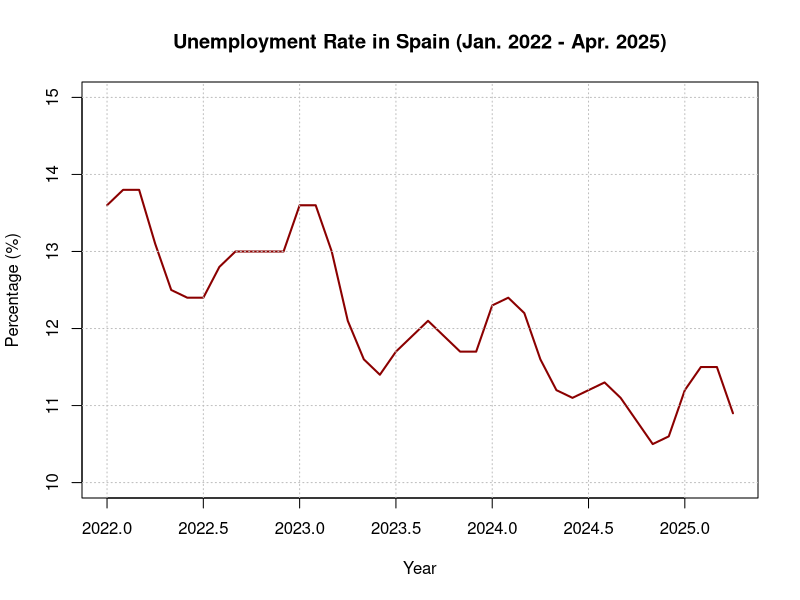
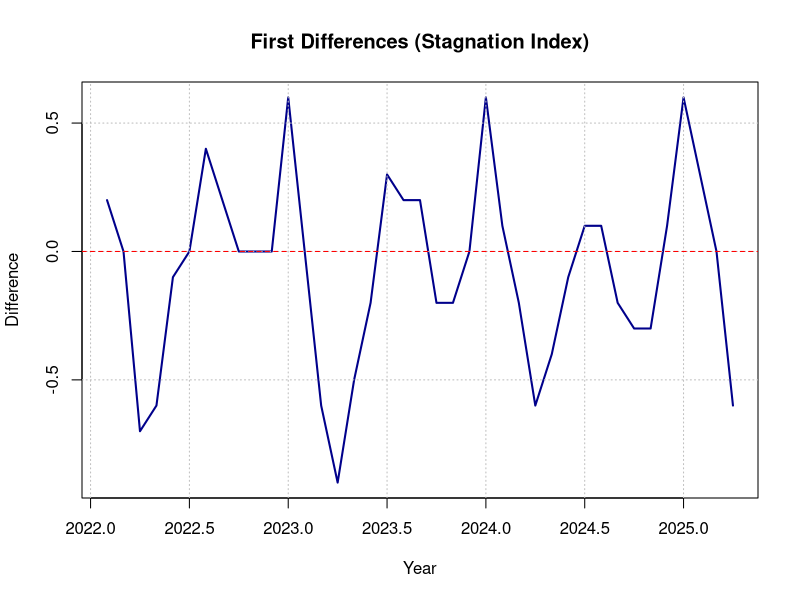
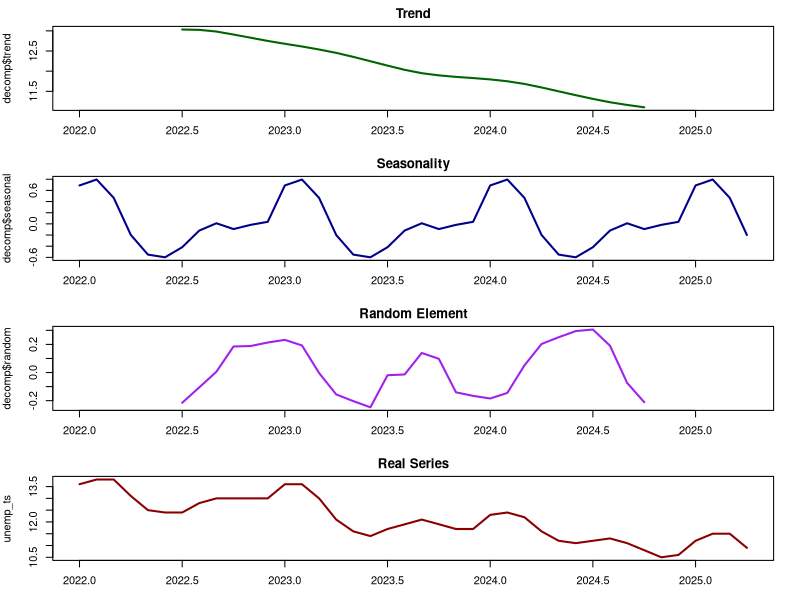
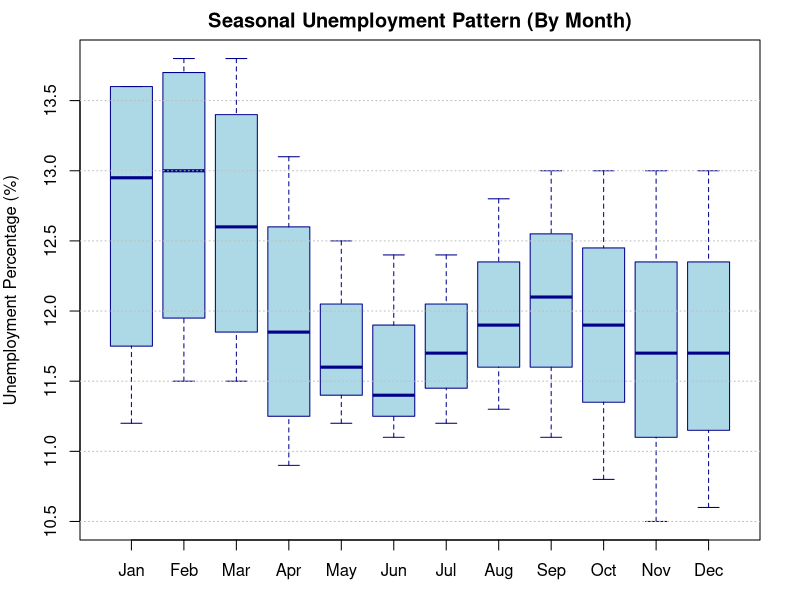
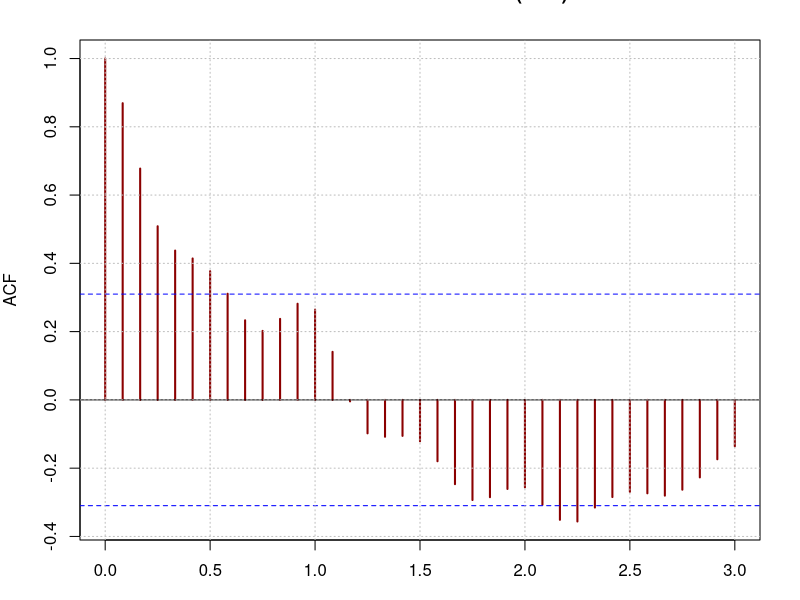
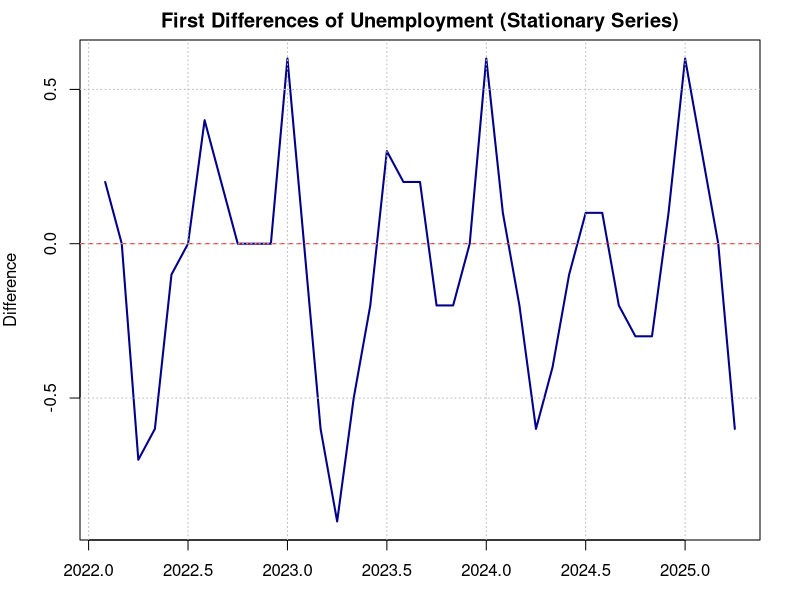
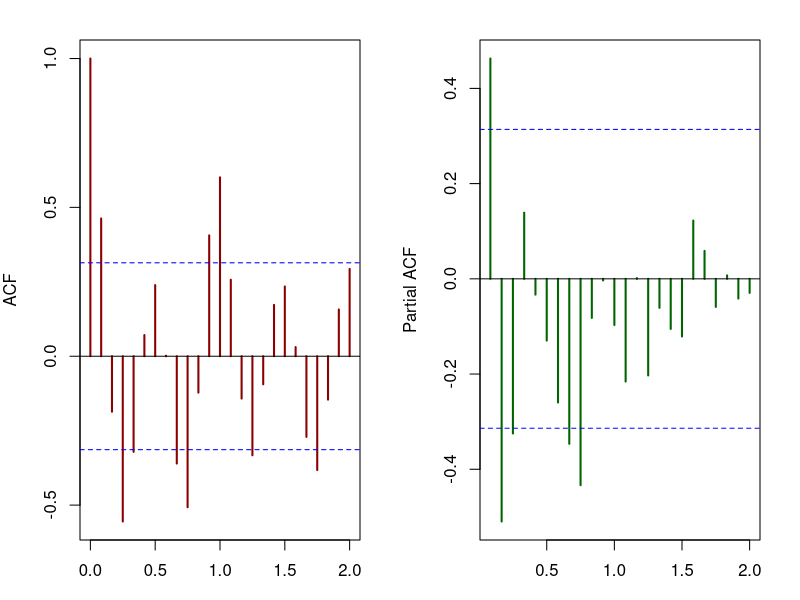
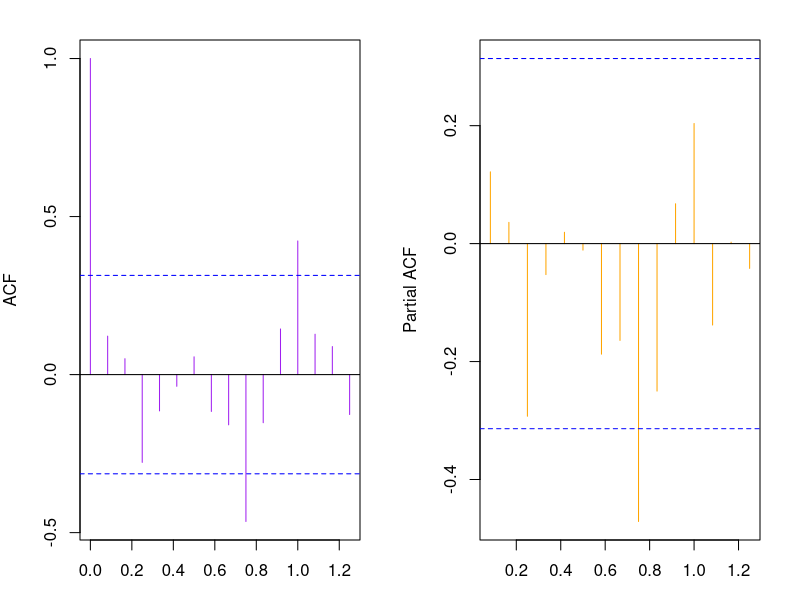

The R script that drew these images, in order:
# 1.a
# Creation of a time series
unemployment <- c(13.6, 13.8, 13.8, 13.1, 12.5, 12.4, 12.4, 12.8, 13.0, 13.0, 13.0, 13.0,
                  13.6, 13.6, 13.0, 12.1, 11.6, 11.4, 11.7, 11.9, 12.1, 11.9, 11.7, 11.7,
                  12.3, 12.4, 12.2, 11.6, 11.2, 11.1, 11.2, 11.3, 11.1, 10.8, 10.5, 10.6,
                  11.2, 11.5, 11.5, 10.9)

# Creation of object time series
unemp_ts <- ts(unemployment, start = c(2022, 1), frequency = 12)

# 1. Timeline
plot(unemp_ts, 
     main = "Unemployment Rate in Spain (Jan. 2022 - Apr. 2025)",
     xlab = "Year",
     ylab = "Percentage (%)",
     col = "darkred",
     lwd = 2,
     ylim = c(10, 15))
grid(col = "gray", lty = "dotted")

# 2. Check of stationary series
# Calculation of first differences
diff_unemp <- diff(unemp_ts)

# Graph of first differences
plot(diff_unemp, 
     main = "First Differences (Stagnation Index)",
     xlab = "Year",
     ylab = "Difference",
     col = "darkblue",
     lwd = 2)
grid(col = "gray", lty = "dotted")
abline(h = 0, col = "red", lty = 2)

# 3. Seasonality analysis 
decomp <- decompose(unemp_ts)

# Graphical representation of decomposition
par(mfrow = c(4, 1), mar = c(3, 4, 2, 2))
plot(decomp$trend, main = "Trend", col = "darkgreen", lwd = 2)
plot(decomp$seasonal, main = "Seasonality", col = "darkblue", lwd = 2)
plot(decomp$random, main = "Random Element", col = "purple", lwd = 2)
plot(unemp_ts, main = "Real Series", col = "darkred", lwd = 2)
par(mfrow = c(1, 1))

# 4. Εποχικότητα - boxplot ανά μήνα
months <- factor(cycle(unemp_ts), 
                 levels = 1:12,
                 labels = c("Jan", "Feb", "Mar", "Apr", "May", "Jun",
                            "Jul", "Aug", "Sep", "Oct", "Nov", "Dec"))

boxplot(unemp_ts ~ months,
        main = "Seasonal Unemployment Pattern (By Month)",
        xlab = "Month",
        ylab = "Unemployment Percentage (%)",
        col = "lightblue",
        border = "darkblue")
grid(nx = NA, ny = NULL, col = "gray", lty = "dotted")

# 5. Autocorrelation (ACF) for seasonality
acf(unemp_ts, 
    main = "Autocorrelation Function (ACF)",
    lag.max = 36,
    col = "darkred",
    lwd = 2)
grid(col = "gray", lty = "dotted")

# 1.b
# First difference application
diff_unemp <- diff(unemp_ts)

# Graph of first differences
plot(diff_unemp, 
     main = "First Differences of Unemployment (Stationary Series)",
     xlab = "Year",
     ylab = "Difference",
     col = "darkblue",
     lwd = 2)
abline(h = 0, col = "red", lty = 2)
grid(col = "gray", lty = "dotted")

# Autocorrelation Functions (ACF) and Partial Autocorrelation Functions (PACF)
par(mfrow = c(1, 2))

# ACF
acf(diff_unemp, 
    lag.max = 24,
    main = "ACF: First Differences",
    col = "darkred",
    lwd = 2)

# PACF
pacf(diff_unemp, 
     lag.max = 24,
     main = "PACF: First Differences",
     col = "darkgreen",
     lwd = 2)
par(mfrow = c(1, 1))

# Προσαρμογή μοντέλων
arma21 <- arima(diff_unemp, order = c(2, 0, 1))  # ARMA(2,1) for the differences
arma11 <- arima(diff_unemp, order = c(1, 0, 1))  # ARMA(1,1) for the differences

# Summary of models
cat("Summary ARMA(2,1):\n")
print(summary(arma21))

cat("\nSummary ARMA(1,1):\n")
print(summary(arma11))

# Balance check
check_residuals <- function(model) {
  par(mfrow = c(1, 2))
  acf(residuals(model), main = "ACF Residuals", col = "purple")
  pacf(residuals(model), main = "PACF Residuals", col = "orange")
  par(mfrow = c(1, 1))
}

cat("\nBalance Check ARMA(2,1):\n")
check_residuals(arma21)

cat("\nBalance Check ARMA(1,1):\n")
check_residuals(arma11)

# Καλύτερο μοντέλο
best_model <- arma21

# Πρόβλεψη 6 μηνών
forecast_values <- predict(best_model, n.ahead = 6)

# Γραφική παράσταση
plot(diff_unemp, 
     main = "Πρόβλεψη Πρώτων Διαφορών (ARMA(2,1))",
     xlab = "Έτος",
     ylab = "Διαφορά",
     xlim = c(2022, 2025.5),
     col = "darkblue",
     lwd = 2)
lines(ts(forecast_values$pred, start = end(diff_unemp), frequency = 12), 
      col = "red", lwd = 2)
legend("topright", 
       legend = c("Πραγματικές", "Προβλέψεις"),
       col = c("darkblue", "red"),
       lwd = 2)

#1.d
# --- ΠΡΟΣΑΡΜΟΓΗ ARIMA(2,1,1) ---
arima_model <- arima(unemp_ts, order = c(2, 1, 1))

# --- ΑΝΑΛΥΣΗ ΑΠΟΤΕΛΕΣΜΑΤΩΝ ---
# Συντελεστές και p-values
coefs <- arima_model$coef
se <- sqrt(diag(arima_model$var.coef))
z_stats <- coefs / se
p_values <- 2 * (1 - pnorm(abs(z_stats)))
results <- data.frame(
  Estimate = coefs,
  Std.Error = se,
  z.value = z_stats,
  p.value = p_values
)
print(results)

# --- ΕΛΕΓΧΟΣ ΚΑΤΑΛΟΙΠΩΝ ---
par(mfrow = c(1, 2))
acf(resid(arima_model), main = "ACF Καταλοίπων")
pacf(resid(arima_model), main = "PACF Καταλοίπων")
par(mfrow = c(1, 1))
# Ljung-Box test (12 lags)
box_test <- Box.test(resid(arima_model), type = "Ljung-Box", lag = 12)
print(box_test)

# --- ΠΡΟΒΛΕΨΗ 12 ΜΗΝΕΣ ΜΠΡΟΣΤΑ ---
forecast_values <- predict(arima_model, n.ahead = 12)

# --- ΔΙΑΓΡΑΜΜΑ ---
plot(unemp_ts, 
     main = "Πρόβλεψη Ανεργίας (ARIMA(2,1,1))",
     xlim = c(2022, 2026),
     ylim = c(10, 14),
     ylab = "Ποσοστό Ανεργίας (%)",
     xlab = "Έτος")
# Προβλέψεις (κόκκινη γραμμή)
lines(ts(forecast_values$pred, start = end(unemp_ts) + c(0, 1), frequency = 12), col = "red", lwd = 2)
# Διαστήματα εμπιστοσύνης (μπλε διακεκομμένες)
lines(ts(forecast_values$pred + 1.96 * forecast_values$se, start = end(unemp_ts) + c(0, 1), frequency = 12), col = "blue", lty = 2)
lines(ts(forecast_values$pred - 1.96 * forecast_values$se, start = end(unemp_ts) + c(0, 1), frequency = 12), col = "blue", lty = 2)
# Υπόμνημα
legend("topright", 
       legend = c("Πραγματικά", "Πρόβλεψη", "95% Διάστημα"),
       col = c("black", "red", "blue"),
       lty = c(1, 1, 2),
       lwd = 2)

# --- Επιστροφή σε μονοπλότ ---
par(mfrow = c(1, 1))

#1.ζ

# --- Αρχικό μοντέλο (ARIMA(2,1,1)) ---
arima_211 <- arima(unemp_ts, order = c(2, 1, 1))
aic_211 <- AIC(arima_211)
lb_211 <- Box.test(resid(arima_211), type = "Ljung-Box", lag = 12)$p.value

# --- Διευρυμένα μοντέλα ---
arima_311 <- arima(unemp_ts, order = c(3, 1, 1))
aic_311 <- AIC(arima_311)
lb_311 <- Box.test(resid(arima_311), type = "Ljung-Box", lag = 12)$p.value

arima_212 <- arima(unemp_ts, order = c(2, 1, 2))
aic_212 <- AIC(arima_212)
lb_212 <- Box.test(resid(arima_212), type = "Ljung-Box", lag = 12)$p.value

arima_221 <- arima(unemp_ts, order = c(2, 2, 1))
aic_221 <- AIC(arima_221)
lb_221 <- Box.test(resid(arima_221), type = "Ljung-Box", lag = 12)$p.value

# --- Συγκεντρωτικός πίνακας ---
models <- c("ARIMA(2,1,1)", "ARIMA(3,1,1)", "ARIMA(2,1,2)", "ARIMA(2,1,2)")
aic_values <- c(aic_211, aic_311, aic_212, aic_221)
lb_pvalues <- c(lb_211, lb_311, lb_212, lb_221)
summary_table <- data.frame(Model = models, AIC = aic_values, LjungBox_p = lb_pvalues)
print(summary_table)

# --- Έλεγχος καταλοίπων του καλύτερου μοντέλου (με το μικρότερο AIC) ---
best_model_index <- which.min(aic_values)
best_model_name <- models[best_model_index]
cat("Καλύτερο μοντέλο:", best_model_name, "\n")
if(best_model_index == 1) best_model <- arima_211
if(best_model_index == 2) best_model <- arima_311
if(best_model_index == 3) best_model <- arima_212
if(best_model_index == 4) best_model <- arima_221

# Διάγραμμα υπολοίπων
par(mfrow = c(1, 2))
acf(resid(best_model), main = paste("ACF Καταλοίπων", best_model_name))
pacf(resid(best_model), main = paste("PACF Καταλοίπων", best_model_name))
par(mfrow = c(1, 1))

#1.η

# Πρόβλεψη 24 μηνών μπροστά με το τελικό μοντέλο
forecast_values <- predict(arima_311, n.ahead = 24)

# Προσάρμοσε το plotting στις ανάγκες σου:
plot(unemp_ts,
     xlim = c(2022, 2027),
     ylim = c(min(unemp_ts, forecast_values$pred - 1.96*forecast_values$se), max(unemp_ts, forecast_values$pred + 1.96*forecast_values$se)),
     main = "Πρόβλεψη ποσοστού ανεργίας (24 μήνες μπροστά)",
     ylab = "Ποσοστό ανεργίας (%)",
     xlab = "Έτος")
lines(ts(forecast_values$pred, start = end(unemp_ts) + c(0, 1), frequency = 12), col = "red", lwd = 2)
lines(ts(forecast_values$pred + 1.96 * forecast_values$se, start = end(unemp_ts) + c(0, 1), frequency = 12), col = "blue", lty = 2)
lines(ts(forecast_values$pred - 1.96 * forecast_values$se, start = end(unemp_ts) + c(0, 1), frequency = 12), col = "blue", lty = 2)
legend("topright",
       legend = c("Ιστορικά", "Πρόβλεψη", "95% Διάστημα"),
       col = c("black", "red", "blue"),
       lty = c(1, 1, 2), lwd = 2)
